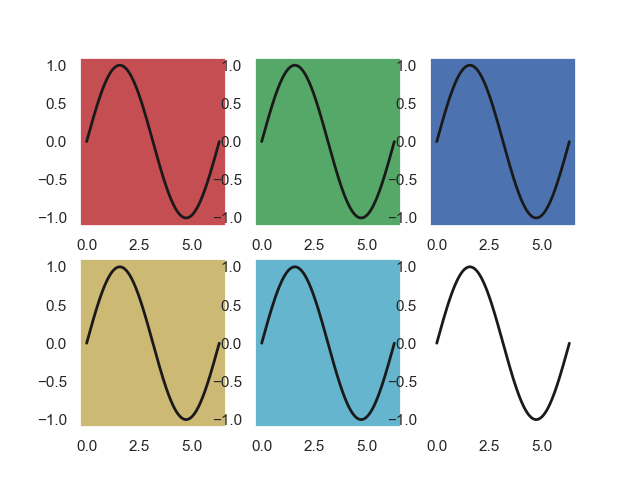

This chart was generated by the following Python code:
#---------------------------------------------
#   CH_12_4_EX_3_Pyplot_Subplot_Facecolor.py
#---------------------------------------------
import numpy as np
import matplotlib.pyplot as plt
#
x = np.linspace(0, 2*np.pi, 361)
y = np.sin(x)
#
fig0 = plt.figure()
#----- 依序取值在不同圖序中使用不同色彩
for index, color in enumerate("rgbycw"):
    plt.subplot(2,3,1+index, facecolor = color)
    plt.plot(x, y, 'k-', lw = 2)
    plt.grid()
plt.savefig('CH_12_4_EX_3_Pyplot_Subplot_Facecolor.png')
plt.show()




























































	


